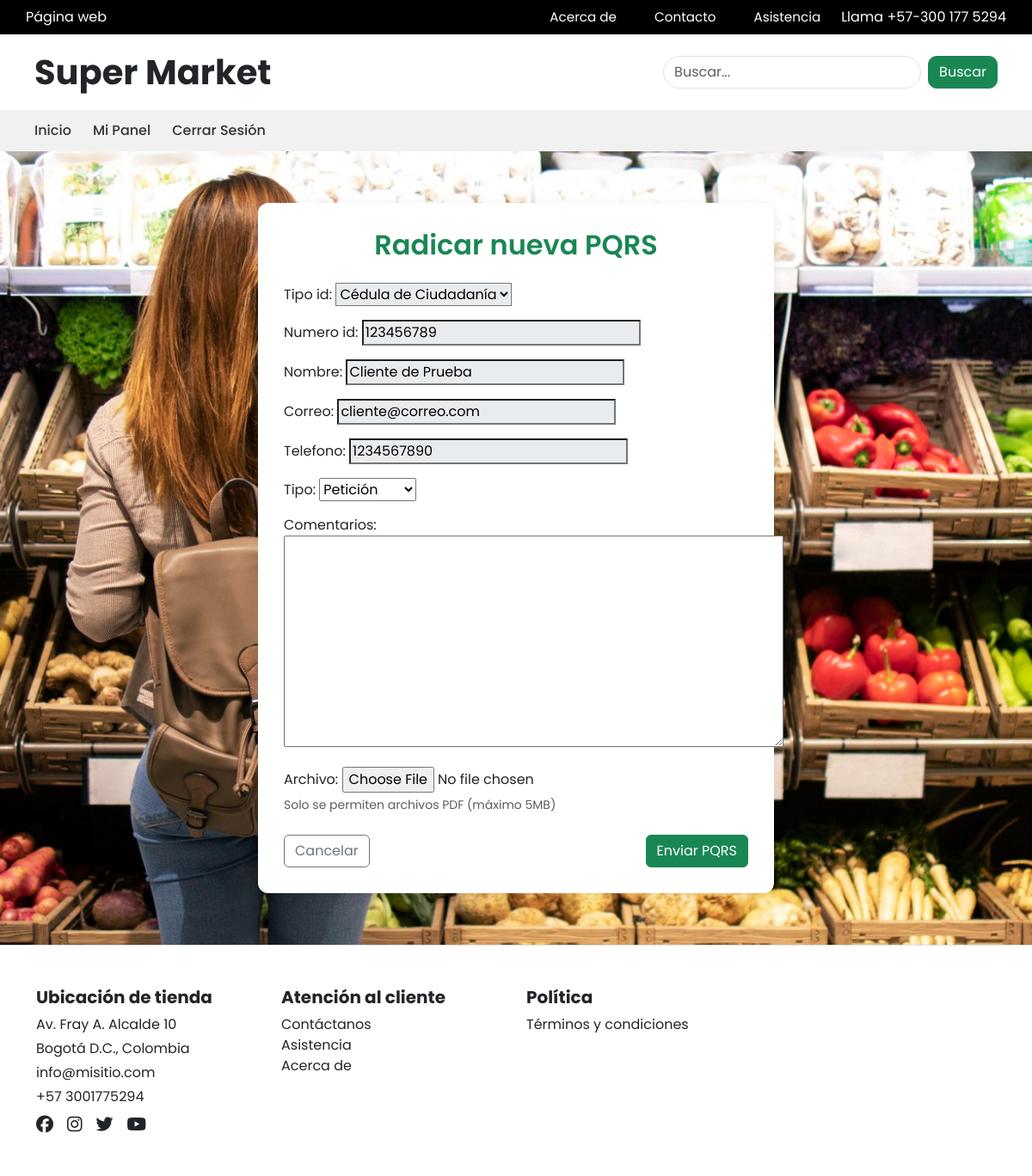
Page /radicar/ (signed in) on the committed database.
### pqrs/models.py (models this page shows, shortened)
class Cliente(models.Model):
    TIPO_ID = [
        ('CC', 'Cédula de Ciudadanía'),
        ('TI', 'Tarjeta de Identidad'),
    ]
    tipo_id = models.CharField(max_length=2, choices=TIPO_ID)
    numero_id = models.CharField(max_length=20, unique=True)
    nombre = models.CharField(max_length=100)
    correo = models.EmailField()
    telefono = models.CharField(max_length=15)
    contraseña = models.CharField(max_length=128)  # Se almacenará en forma cifrada
    activo = models.BooleanField(default=True)  # Permite desactivarlo sin borrarlo

### pqrs/views.py (the view)
# urls.py: path('radicar/', views.radicar_pqrs, name='radicar_pqrs'),
def radicar_pqrs(request):
    cliente_id = request.session.get('cliente_id')
    cliente = Cliente.objects.filter(id=cliente_id).first()
    if not cliente:
        if request.method == 'POST':
            form = RadicarPQRSForm(request.POST, request.FILES)
            if form.is_valid():
                data = form.cleaned_data
                numero_id = data['numero_id']
                if Cliente.objects.filter(numero_id=numero_id).exists():
                    form.add_error('numero_id', "Este número de identificación ya está registrado. Intenta iniciar sesión.")
                else:
                    contraseña_clara = generar_contraseña()
                    cliente = Cliente.objects.create(
                        tipo_id=data['tipo_id'],
                        numero_id=data['numero_id'],
                        nombre=data['nombre'],
                        correo=data['correo'],
                        telefono=data['telefono'],
                        contraseña=make_password(contraseña_clara)
                    )
                    numero_radicado = generar_numero_radicado()
                    pqrs = PQRS.objects.create(
                        cliente=cliente,
                        tipo=data['tipo'],
                        comentarios=data['comentarios'],
                        archivo=data.get('archivo'),
                        numero_radicado=numero_radicado
                    )
                    try:
                        send_mail(
                            subject='Confirmación de PQRS',
                            message=f"Hola {cliente.nombre},\n\nTu PQRS ha sido radicada exitosamente.\n\nNúmero de radicado: {numero_radicado}\nContraseña: {contraseña_clara}",
                            from_email='no-reply@supermarket.com',
                            recipient_list=[cliente.correo],
                            fail_silently=False
                        )
                        pqrs.correo_enviado = True
                        pqrs.save()
                    except Exception as e:
                        messages.warning(request, "PQRS registrada, pero falló el envío del correo.")
                    return redirect('confirmacion_pqrs', numero_radicado=numero_radicado)
        else:
            form = RadicarPQRSForm()
        return render(request, 'pqrs/radicar_pqrs.html', {
            'form': form,
            'cliente_autenticado': False
        })
    else:
        if request.method == 'POST':
            form = RadicarPQRSForm(request.POST, request.FILES)
            if form.is_valid():
                data = form.cleaned_data
                numero_radicado = generar_numero_radicado()
                pqrs = PQRS.objects.create(
                    cliente=cliente,
                    tipo=data['tipo'],
                    comentarios=data['comentarios'],
                    archivo=data.get('archivo'),
                    numero_radicado=numero_radicado
                )
                return redirect('confirmacion_pqrs', numero_radicado=numero_radicado)
        else:
            form = RadicarPQRSForm(initial={
                'tipo_id': cliente.tipo_id,
                'numero_id': cliente.numero_id,
                'nombre': cliente.nombre,
                'correo': cliente.correo,
                'telefono': cliente.telefono
            })
        return render(request, 'pqrs/radicar_pqrs.html', {
            'form': form,
            'cliente_autenticado': True
        })

### pqrs/forms.py (shortened to what this page needs)
class RadicarPQRSForm(forms.Form):
    tipo_id = forms.ChoiceField(choices=Cliente.TIPO_ID)
    numero_id = forms.CharField(max_length=20)
    nombre = forms.CharField(max_length=100)
    correo = forms.EmailField()
    telefono = forms.CharField(max_length=15)
    tipo = forms.ChoiceField(choices=PQRS.TIPO_PQRS)
    comentarios = forms.CharField(widget=forms.Textarea)
    archivo = forms.FileField(
        required=False,
        validators=[FileExtensionValidator(['pdf'])],
        help_text="Solo se permiten archivos PDF (máximo 5MB)"
    )

### pqrs/templates/pqrs/radicar_pqrs.html (shortened to what this page needs)
  {% load static %}
<!DOCTYPE html>
<html lang="es">
<head>
  <link rel="stylesheet" href="https://cdn.jsdelivr.net/npm/bootstrap@5.3.3/dist/css/bootstrap.min.css">
</head>
<body>
<div class="top-bar">
  <div>Página web</div>
  <div class="d-flex align-items-center gap-4">
    <a href="#">Acerca de</a>
    <a href="#">Contacto</a>
    <a href="#">Asistencia</a>
    <span>Llama +57-300 177 5294</span>
  </div>
</div>
<header class="header">
  <h1><a href="{% url 'index' %}" class="text-decoration-none text-dark">Super Market</a></h1>
  <div class="d-flex align-items-center">
    <input type="text" placeholder="Buscar..." class="form-control me-2" style="border-radius: 20px; max-width: 300px;">
    <button class="btn btn-success" style="border-radius: 10px;">Buscar</button>
  </div>
</header>
<nav>
  <a href="{% url 'index' %}">Inicio</a>
  {% if cliente_autenticado %}
    <a href="{% url 'dashboard_cliente' %}">Mi Panel</a>
    <a href="{% url 'logout_cliente' %}">Cerrar Sesión</a>
  {% else %}
    <a href="{% url 'login_cliente' %}">Iniciar Sesión</a>
    <a href="#">Preguntas Frecuentes</a>
  {% endif %}
</nav>
<div class="form-container">
  <h2 class="section-title">Radicar nueva PQRS</h2>
  <form method="post" enctype="multipart/form-data" novalidate>
    {% if cliente_autenticado %}
      <div class="mb-3">
        {{ form.tipo_id.label_tag }}
        {{ form.tipo_id }}
      </div>
      <div class="mb-3">
        {{ form.numero_id.label_tag }}
        {{ form.numero_id }}
      </div>
      <div class="mb-3">
        {{ form.nombre.label_tag }}
        {{ form.nombre }}
      </div>
      <div class="mb-3">
        {{ form.correo.label_tag }}
        {{ form.correo }}
      </div>
      <div class="mb-3">
        {{ form.telefono.label_tag }}
        {{ form.telefono }}
      </div>
      <div class="mb-3">
        {{ form.tipo.label_tag }}
        {{ form.tipo }}
      </div>
      <div class="mb-3">
        {{ form.comentarios.label_tag }}
        {{ form.comentarios }}
      </div>
      <div class="mb-3">
        {{ form.archivo.label_tag }}
        {{ form.archivo }}
        {% if form.archivo.help_text %}
          <div class="form-text">{{ form.archivo.help_text }}</div>
        {% endif %}
      </div>
    {% endif %}
    <div class="d-flex justify-content-between mt-4">
      {% if cliente_autenticado %}
        <a href="{% url 'dashboard_cliente' %}" class="btn btn-outline-secondary">Cancelar</a>
      {% else %}
        <a href="{% url 'index' %}" class="btn btn-outline-secondary">Volver al inicio</a>
      {% endif %}
      <button type="submit" class="btn btn-success">Enviar PQRS</button>
    </div>
  </form>
</div>
<footer class="bg-white py-5 mt-5 border-top">
  <div class="container">
    <div class="row row-cols-1 row-cols-md-4 g-4">
      <div>
        <h5 class="fw-bold">Ubicación de tienda</h5>
        <p class="mb-1">Av. Fray A. Alcalde 10</p>
        <p class="mb-1">Bogotá D.C., Colombia</p>
        <p class="mb-1">info@misitio.com</p>
        <p class="mb-2">+57 3001775294</p>
        <div class="d-flex gap-3">
          <a href="#"><i class="fab fa-facebook fa-lg text-dark"></i></a>
          <a href="#"><i class="fab fa-instagram fa-lg text-dark"></i></a>
          <a href="#"><i class="fab fa-twitter fa-lg text-dark"></i></a>
          <a href="#"><i class="fab fa-youtube fa-lg text-dark"></i></a>
        </div>
      </div>
      <div>
        <h5 class="fw-bold">Atención al cliente</h5>
        <ul class="list-unstyled">
          <li><a href="#" class="text-decoration-none text-dark">Contáctanos</a></li>
          <li><a href="#" class="text-decoration-none text-dark">Asistencia</a></li>
          <li><a href="#" class="text-decoration-none text-dark">Acerca de</a></li>
        </ul>
      </div>
      <div>
        <h5 class="fw-bold">Política</h5>
        <ul class="list-unstyled">
          <li><a href="#" class="text-decoration-none text-dark">Términos y condiciones</a></li>
        </ul>
      </div>
    </div>
  </div>
</footer>
</body>
</html>

### rows in the picture
Cliente: tipo_id "Cédula de Ciudadanía", numero_id "123456789", nombre "Cliente de Prueba", correo "cliente@correo.com", telefono "1234567890", tipo "Petición"
